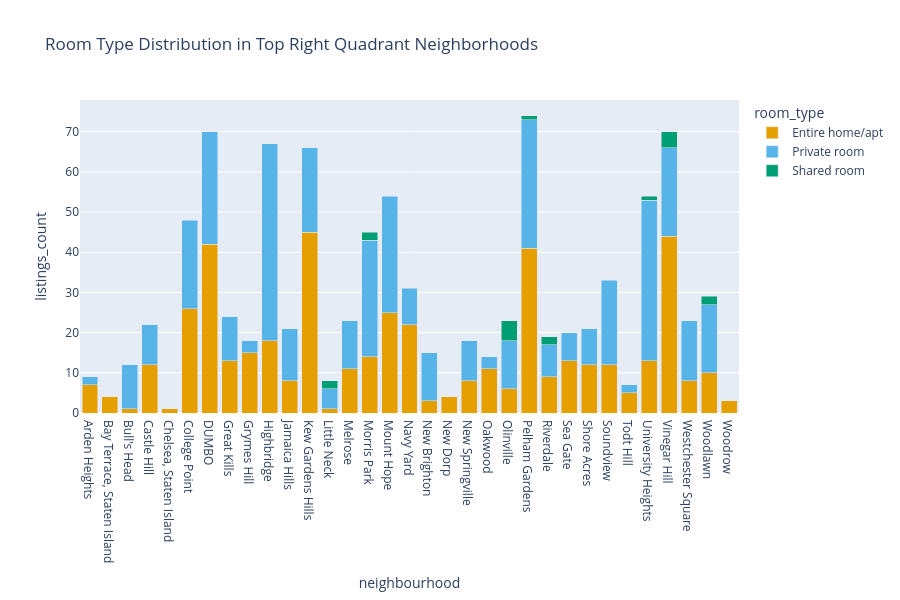

Source (notebook cell):
### Markdown cell above
# Room type distribution for each star neighbourhood

### Code cell
top_right_rooms = df[df['neighbourhood'].isin(high_potential.index)]

room_summary = (
    top_right_rooms.groupby(['neighbourhood', 'room_type'])
    .agg(
        listings_count=('price', 'count'),
        avg_price=('price', 'mean'),
    )
    .reset_index()
)

fig = px.bar(
    room_summary,
    x='neighbourhood',
    y='listings_count',
    color='room_type',
    color_discrete_sequence=colorblind_palette,
    title='Room Type Distribution in Top Right Quadrant Neighborhoods',
)
fig.update_layout(barmode='stack', height=600)
fig.show()

### Figure 1 — Plotly figure (JSON) as saved in the notebook; plotly's stock layout.template omitted (floating-point values rounded to 4 significant figures)
{"data": [{"alignmentgroup": "True", "hovertemplate": "room_type=Entire home/apt<br>neighbourhood=%{x}<br>listings_count=%{y}<extra></extra>", "legendgroup": "Entire home/apt", "marker": {"color": "#E69F00", "pattern": {"shape": ""}}, "name": "Entire home/apt", "offsetgroup": "Entire home/apt", "orientation": "v", "showlegend": true, "textposition": "auto", "type": "bar", "x": ["Arden Heights", "Bay Terrace, Staten Island", "Bull's Head", "Castle Hill", "Chelsea, Staten Island", "College Point", "DUMBO", "Great Kills", "Grymes Hill", "Highbridge", "Jamaica Hills", "Kew Gardens Hills", "Little Neck", "Melrose", "Morris Park", "Mount Hope", "Navy Yard", "New Brighton", "New Dorp", "New Springville", "Oakwood", "Olinville", "Pelham Gardens", "Riverdale", "Sea Gate", "Shore Acres", "Soundview", "Todt Hill", "University Heights", "Vinegar Hill", "Westchester Square", "Woodlawn", "Woodrow"], "xaxis": "x", "y": [7, 4, 1, 12, 1, 26, 42, 13, 15, 18, 8, 45, 1, 11, 14, 25, 22, 3, 4, 8, 11, 6, 41, 9, 13, 12, 12, 5, 13, 44, 8, 10, 3], "yaxis": "y"}, {"alignmentgroup": "True", "hovertemplate": "room_type=Private room<br>neighbourhood=%{x}<br>listings_count=%{y}<extra></extra>", "legendgroup": "Private room", "marker": {"color": "#56B4E9", "pattern": {"shape": ""}}, "name": "Private room", "offsetgroup": "Private room", "orientation": "v", "showlegend": true, "textposition": "auto", "type": "bar", "x": ["Arden Heights", "Bull's Head", "Castle Hill", "College Point", "DUMBO", "Great Kills", "Grymes Hill", "Highbridge", "Jamaica Hills", "Kew Gardens Hills", "Little Neck", "Melrose", "Morris Park", "Mount Hope", "Navy Yard", "New Brighton", "New Springville", "Oakwood", "Olinville", "Pelham Gardens", "Riverdale", "Sea Gate", "Shore Acres", "Soundview", "Todt Hill", "University Heights", "Vinegar Hill", "Westchester Square", "Woodlawn"], "xaxis": "x", "y": [2, 11, 10, 22, 28, 11, 3, 49, 13, 21, 5, 12, 29, 29, 9, 12, 10, 3, 12, 32, 8, 7, 9, 21, 2, 40, 22, 15, 17], "yaxis": "y"}, {"alignmentgroup": "True", "hovertemplate": "room_type=Shared room<br>neighbourhood=%{x}<br>listings_count=%{y}<extra></extra>", "legendgroup": "Shared room", "marker": {"color": "#009E73", "pattern": {"shape": ""}}, "name": "Shared room", "offsetgroup": "Shared room", "orientation": "v", "showlegend": true, "textposition": "auto", "type": "bar", "x": ["Little Neck", "Morris Park", "Olinville", "Pelham Gardens", "Riverdale", "University Heights", "Vinegar Hill", "Woodlawn"], "xaxis": "x", "y": [2, 2, 5, 1, 2, 1, 4, 2], "yaxis": "y"}], "layout": {"barmode": "stack", "height": 600, "legend": {"title": {"text": "room_type"}, "tracegroupgap": 0}, "title": {"text": "Room Type Distribution in Top Right Quadrant Neighborhoods"}, "xaxis": {"anchor": "y", "domain": [0, 1], "title": {"text": "neighbourhood"}}, "yaxis": {"anchor": "x", "domain": [0, 1], "title": {"text": "listings_count"}}}}
